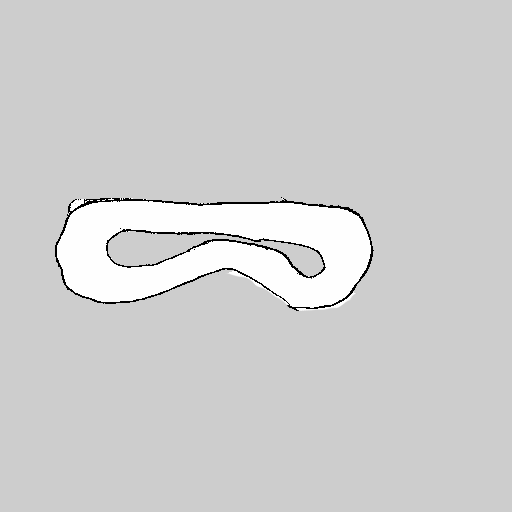
//> input picture data/porto.pgm, 512 x 512 px
$ ./main data/porto.pgm   (built with g++ and OpenCV 4)
//> lines starting //> are read from the running program, lines starting //| are printed output that depends on the picture; after the words box and inside, x2 and y2 are one past the last pixel; in counts of white or black regions, pixels touching at a corner belong together
#include <unistd.h>

#include <cmath>
#include <iostream>
#include <vector>
#include <limits>

#include <opencv2/opencv.hpp>

using namespace std;
using namespace cv;

class PathPlanner
{
    private:
        Mat map;
        bool map_available = false;

        Point2i start;
        bool start_point_available;

        vector<Point2i> path;
        bool path_available;

        Mat map_driveable;
        enum driveable_t {
            not_driveable=0,
            driveable=255,
            driveable_threshold=250
        };

        float obst_avoid_weight = 1.0;

    public:

        PathPlanner();

        PathPlanner(const string &fname)
        {
            load_map(fname);
        }

        void load_map(const string &fname)
        {
            map = imread(fname, IMREAD_GRAYSCALE);
            transpose(map, map);
            threshold(map, map_driveable, driveable_threshold, driveable, THRESH_BINARY);
            map_available = true;
        }

        void set_start_point(int x, int y)
        {
            start = Point2i(x, y);
            start_point_available = true;
        }

        void set_obst_avoid_weight(float alpha)
        {
            obst_avoid_weight = alpha;
        }

        void show_map(bool full=true)
        {
            if(!map_available) {
                cerr << "No map loaded to print" << endl;
                return;
            }

            Mat disp_map;
            if(full) {
                disp_map = map.clone();

                // draw path
                if(path_available) {
                    for(auto p : path)
                        disp_map.at<uchar>(p.y, p.x) = 100;
                }

                // draw car
                if(start_point_available) {
                    rectangle(disp_map,
                            Point(start.x-2, start.y),
                            Point(start.x+2, start.y+8),
                            0, FILLED);
                }

            } else {
                disp_map = map_driveable;

            }

            imshow("Map", disp_map);
            waitKey(0);
            destroyWindow("Map");
        }

        bool find_path()
        {
            if(!map_available || !start_point_available)
                return false;

            constexpr float inf = numeric_limits<float>::infinity();
            constexpr float sqrt2 = sqrt(2);

            // prepare maps
            Mat search_map, obst_dist_map;
            search_map = map_driveable.clone();
            distanceTransform(search_map, obst_dist_map, DIST_L2, 5);

            Point2i goal(start.x, start.y+2);
            // block going backwards
            int y = start.y + 1;
            // check left
            for(int x = start.x; x >= 0; x--) {
                if(search_map.at<uchar>(y, x) == not_driveable)
                    break;
                else
                    search_map.at<uchar>(y, x) = not_driveable;
            }
            // check right
            for(int x = start.x + 1; x < search_map.cols; x++) {
                if(search_map.at<uchar>(y, x) == not_driveable)
                    break;
                else
                    search_map.at<uchar>(y, x) = not_driveable;
            }

            // Dijkstra with wall-distance heuristic

            struct node_t {
                Point2i coord;
                float dist;
                int pred_idx;
                bool erased; // lazy deletion
            };
            vector<node_t> candidates;

            // Use flood fill variant if track only small portion of map
            // or even use constrcutive variant where nodes are pushed
            // on the go during search
            for(int x = 0; x < search_map.rows; x++) {
                for(int y = 0; y < search_map.cols; y++) {

                    if(search_map.at<uchar>(y, x) == driveable) {
                        node_t c {Point2i(x, y), inf, -1, false};

                        if(c.coord == start)
                            c.dist = 0;

                        candidates.push_back(c);
                    }
                }
            }

            // Path search
            int cur_idx;
            while(!candidates.empty()) {
                // find candidate with min dist
                float min_dist = inf;
                for(size_t i = 0; i < candidates.size(); i++) {
                    const node_t &c = candidates[i];

                    if(c.erased) continue;

                    if(c.dist < min_dist) {
                        min_dist = c.dist;
                        cur_idx = i;
                    }
                }

                node_t &cur_c = candidates[cur_idx];
                cur_c.erased = true;

                if(cur_c.coord == goal)
                    break;

                // iterate over neighbors
                for(size_t i = 0; i < candidates.size(); i++) {
                    node_t &c = candidates[i];

                    if(c.erased) continue;

                    float alt_dist = cur_c.dist;
                    float dx = abs(c.coord.x - cur_c.coord.x);
                    float dy = abs(c.coord.y - cur_c.coord.y);
                    // diagonal neighbor
                    if(dx == 1 && dy == 1)
                        alt_dist += sqrt2;
                    // direct neighbor
                    else if(dx <= 1 && dy <= 1)
                        alt_dist += 1;
                    // no neighbor
                    else
                        continue;
                    // heuristic weight to avoid obstacles
                    alt_dist += obst_avoid_weight/obst_dist_map.at<float>(c.coord);
                    // update with alternative route
                    if(alt_dist < c.dist) {
                        c.dist = alt_dist;
                        c.pred_idx = cur_idx;
                    }
                }
            }

            // construct reversed path: goal -> start
            vector<Point2i> rpath;
            node_t &c = candidates[cur_idx];
            rpath.push_back(c.coord);
            while(c.pred_idx != -1) {
                c = candidates[c.pred_idx];
                rpath.push_back(c.coord);
            }

            // copy and reverse path: start -> goal
            path.clear();
            path = vector<Point2i>(rpath.rbegin(), rpath.rend());
            path_available = true;

            return true;
        }

};

int main(int argc, char *argv[])
{
    if(argc < 2) {
        cout << "Missing file name" << endl;
        return -1;
    }

    char *fname = argv[1];

    int opt;
    float obst_avoid_weight = 0.0;
    while((opt = getopt(argc, argv, "a:")) != -1) {
        switch(opt) {
            case 'a':
                obst_avoid_weight = stof(optarg);
                break;

            case '?':
                cerr << "Usage: " << argv[0] << " path/to/map [-a obst-avoid-weight]" << endl;
                return -1;
        }
    }

    PathPlanner planner(fname);
//> in load_map, map is the input picture: 512 rows x 512 cols, CV_8UC1; min 0, max 254, mean 207.2
//> in load_map, `transpose(map, map);`:
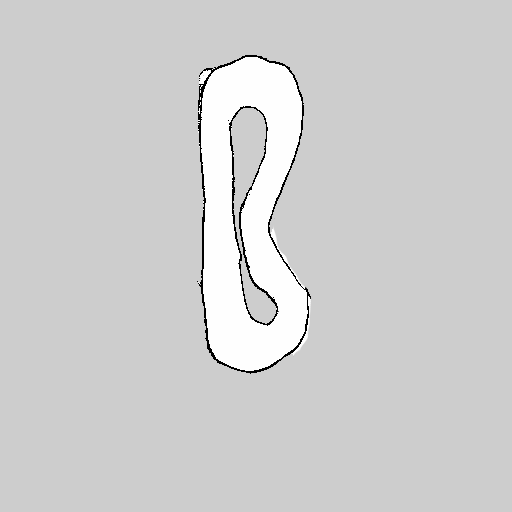
//> map: 512 rows x 512 cols, CV_8UC1; 14.46% of pixels changed, all inside (x1, y1, x2, y2) = (55, 55, 374, 374)
//> in load_map, `threshold(map, map_driveable, driveable_threshold, driveable, THRESH_B..`:
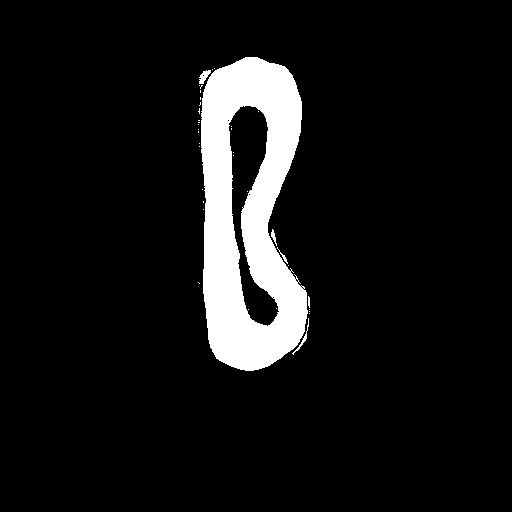
//> map_driveable: 512 rows x 512 cols, CV_8UC1; 8.4% white; 37 white regions (31 under 20 px), largest, box (x1, y1, x2, y2) and area: (201, 57, 308, 371) 21647, (199, 70, 211, 84) 91, (292, 318, 309, 355) 73, (271, 229, 277, 246) 43, (277, 247, 288, 264) 33, (308, 296, 310, 308) 21
    planner.set_start_point(220, 220); // TODO read from yaml file
    planner.set_obst_avoid_weight(obst_avoid_weight);
    planner.find_path();
//> in find_path, `distanceTransform(search_map, obst_dist_map, DIST_L2, 5);`:
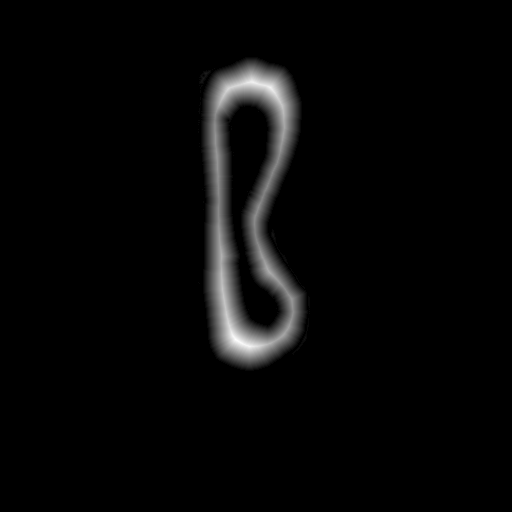
//> obst_dist_map: 512 rows x 512 cols, CV_32FC1; min 0, max 25.97, mean 0.8; drawn with min black and max white
//> after the loop in find_path, `for(int x = 0; x < search_map.rows; x++)`: candidates = 21934 items
//> the loop in find_path, `while(!candidates.empty())` made 21555 passes
//> cur_idx on passes 1 to 3: 4726, 4434, 4725
//> after the loop in find_path, `while(!candidates.empty())`: cur_idx = 4727
//> in find_path, `rpath.push_back(c.coord);`: rpath = 1 Point (x, y): [220, 222]
//> after the loop in find_path, `while(c.pred_idx != -1)`: rpath = contour of 465 points, box (x1, y1, x2, y2) (220, 105, 280, 327), area 8000
//> in find_path, `path = vector<Point2i>(rpath.rbegin(), rpath.rend());`: path has the same summary as rpath
    planner.show_map();
//> the loop in show_map, `for(auto p : path)` made 465 passes
//> p on passes 1 to 3: Point(220, 220), Point(220, 219), Point(220, 218)
//> after the loop in show_map, `for(auto p : path)`:
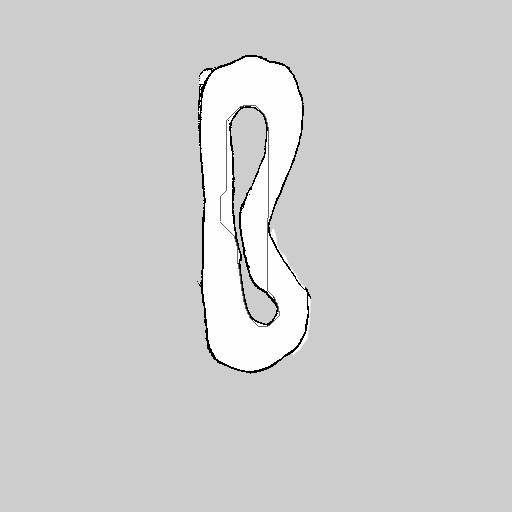
//> disp_map: 512 rows x 512 cols, CV_8UC1; 0.18% of pixels changed, all inside (x1, y1, x2, y2) = (220, 105, 280, 327)
//> in show_map, `rectangle(disp_map, Point(start.x-2, start.y), Point(start.x+2, start...`: disp_map: 512 rows x 512 cols, CV_8UC1; 45 pixels changed, all inside (x1, y1, x2, y2) = (218, 220, 223, 229)

    return 0;
}
